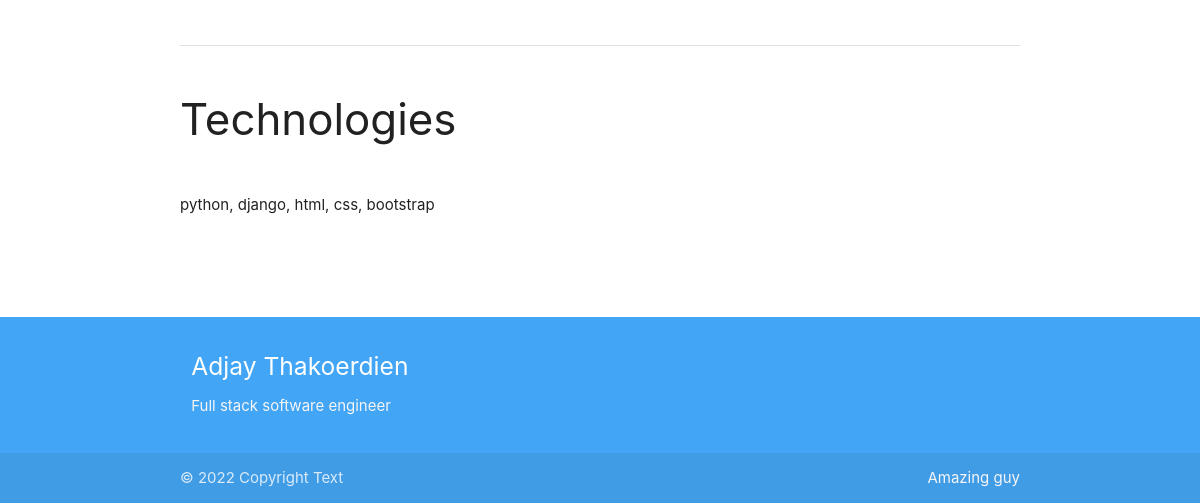
The app's page /projects/1/ (lower part), older data.
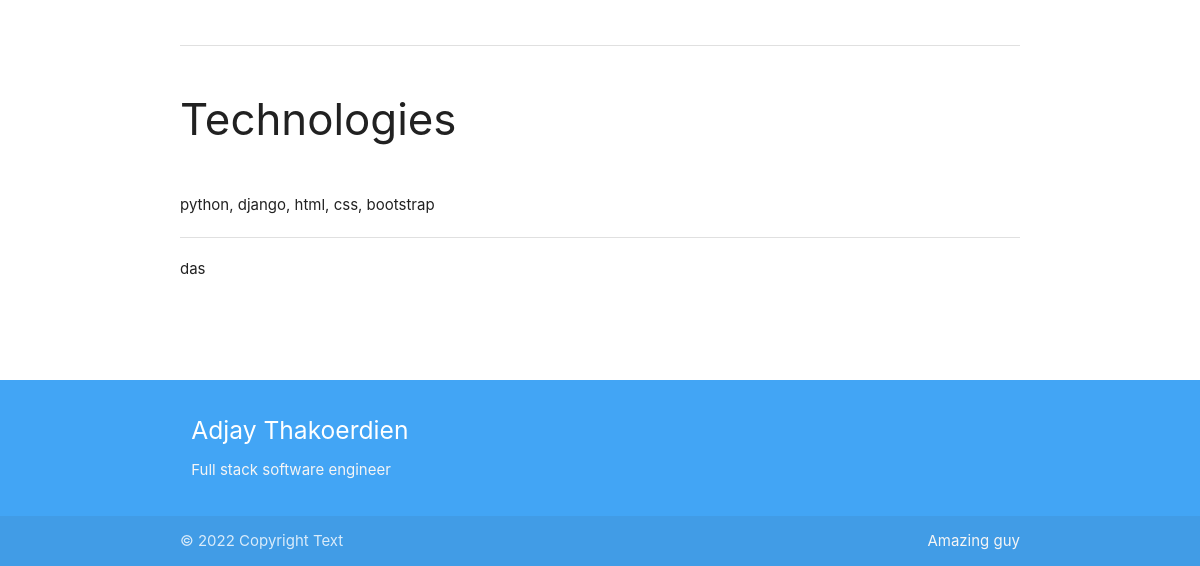
The same page, newer data.
### projects/models.py (models this page shows, shortened)
class Project(models.Model):
    title = models.CharField(max_length=100)
    description = models.CharField(max_length=250)
    date = models.DateField(default=datetime.now, blank=True)
    intro = models.TextField(blank=True)
    text = models.TextField()
    text_end = models.TextField(blank=True)
    technologies = models.CharField(max_length=250)
    url = models.TextField(blank=True, max_length=250)
    frontpage = models.BooleanField(blank=True)
    image1 = models.ImageField(null=True, blank=True, upload_to="images/")
    image2 = models.ImageField(null=True, blank=True, upload_to="images/")
    image3 = models.ImageField(null=True, blank=True, upload_to="images/")
    image4 = models.ImageField(null=True, blank=True, upload_to="images/")

### projects/views.py (the view)
# urls.py: path('/<int:project_id>/', views.project, name='project_detail'),
def project(request, project_id):
    project_detail = get_object_or_404(Project, pk=project_id)
    return render(request, 'project_detail.html', {'project': project_detail})

### projects/templates/project_detail.html (shortened to what this page needs)
{% extends 'base.html' %}
{% block content %}
<section class="container">
    <div>
    </div>
    <div class="divider"  style="margin:20px 0;"></div>
    <div>
        <h3>Technologies</h3>
        {{ project.technologies }}
    </div>
    {% if project.text_end %}
    <div class="divider"  style="margin:20px 0;"></div>
    <div style="margin: 20px 0;">
        {{ project.text_end }}
    </div>
    {% endif %}
</section>
{% endblock %}

Row changes from the older to the newer data that the page shows:
changed Project "python, django, html, css, bootstrap": text_end (not shown) → "das"
